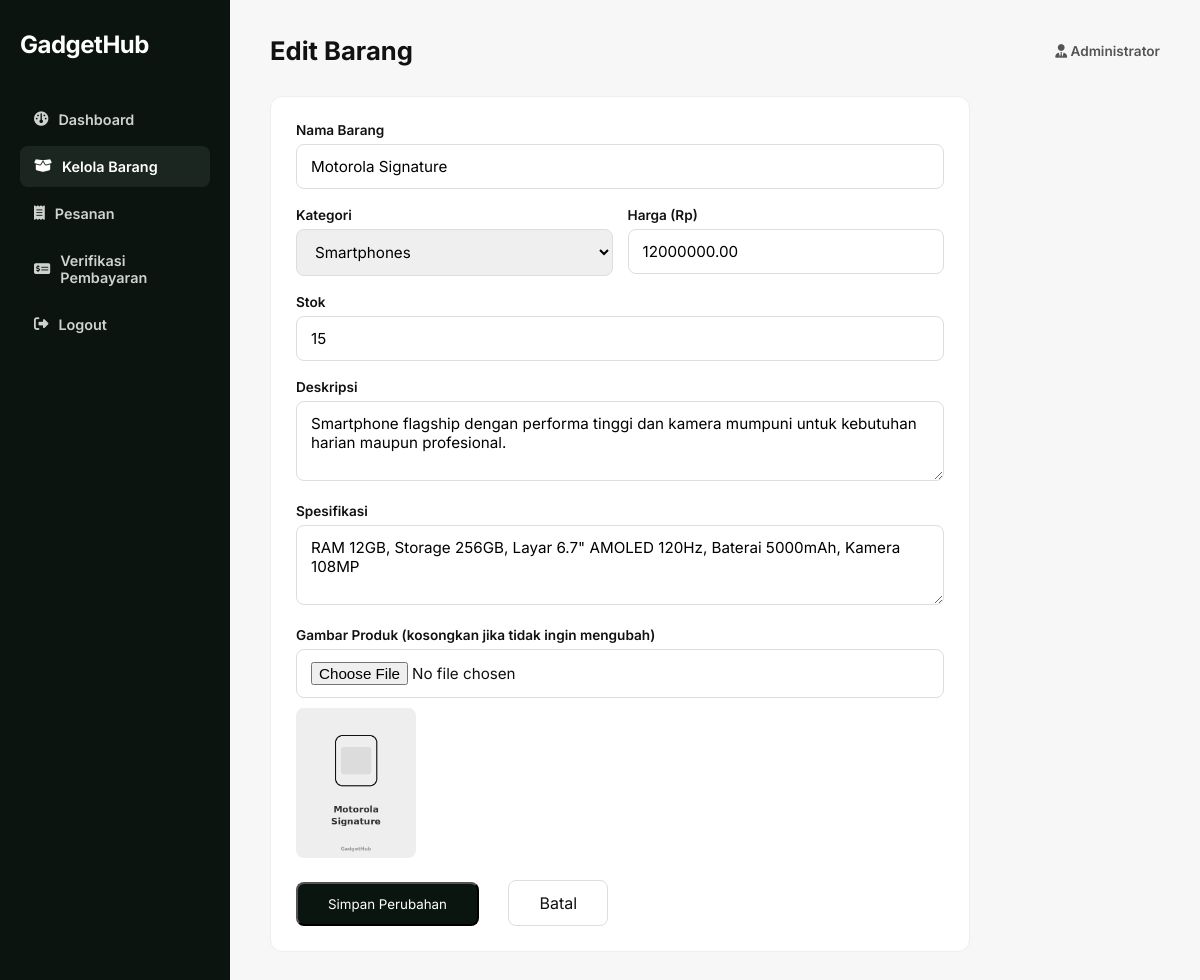
Screenshot of /admin/product_form.php?page=admin-product-edit&id=1 (signed in) with the database file from the repository.
### tables this page shows
CREATE TABLE barang (
    id_barang INT AUTO_INCREMENT PRIMARY KEY,
    nama_barang VARCHAR(150) NOT NULL,
    kategori_barang VARCHAR(50) NOT NULL,
    deskripsi TEXT NULL,
    spesifikasi TEXT NULL,
    harga_barang DECIMAL(12,2) NOT NULL DEFAULT 0,
    stok INT NOT NULL DEFAULT 0,
    gambar VARCHAR(255) DEFAULT 'no-image.png',
    id_admin INT NULL,
    created_at TIMESTAMP DEFAULT CURRENT_TIMESTAMP,
    FOREIGN KEY (id_admin) REFERENCES admin(id_admin) ON DELETE SET NULL
);

### includes/helpers.php (called while the page is built, shortened)
<?php
function base_url(string $path = ''): string
{
    return BASE_URL . '/' . ltrim($path, '/');
}
function asset(string $path): string
{
    return base_url('assets/' . ltrim($path, '/'));
}
function e(string $text): string
{
    return htmlspecialchars($text, ENT_QUOTES, 'UTF-8');
}
function product_image(?string $gambar): string
{
    return asset('img/products/' . ltrim($gambar, '/'));
}
function old(string $key, $default = '')
{
    return e($_SESSION['old'][$key] ?? $default);
}

### admin/product_form.php (the view, shortened to what this page needs)
<?php
require_once __DIR__ . '/../config/koneksi.php';
require_once __DIR__ . '/../includes/helpers.php';
$isEdit=(($_GET['page']??'')==='admin-product-edit'); $id=(int)($_GET['id']??0); $product=null; if($isEdit){$stmt=$koneksi->prepare('SELECT * FROM barang WHERE id_barang=?');$stmt->execute([$id]);$product=$stmt->fetch();if(!$product){set_flash('error','Barang tidak ditemukan.');redirect('admin/products.php');}}
?>
<?php
$isEdit = !empty($product);
?>
<?php include __DIR__ . '/../includes/layouts/admin_header.php'; ?>
<div class="admin-card" style="max-width:700px;">
    <form method="post"
          action="<?= base_url('admin/product_form.php?page=' . ($isEdit ? 'admin-product-edit&id=' . $product['id_barang'] : 'admin-product-add')) ?>"
          enctype="multipart/form-data">
        <div class="form-group">
            <label>Nama Barang</label>
            <input type="text" name="nama_barang" value="<?= old('nama_barang', $product['nama_barang'] ?? '') ?>" required>
        </div>
        <div class="form-row">
            <div class="form-group">
                <label>Kategori</label>
                <select name="kategori_barang" required>
                    <?php foreach (['Smartphones','Laptops','Audio','Wearables','Accessories'] as $cat): ?>
                        <option value="<?= $cat ?>" <?= (($product['kategori_barang'] ?? '') === $cat) ? 'selected' : '' ?>><?= $cat ?></option>
                    <?php endforeach; ?>
                </select>
            </div>
            <div class="form-group">
                <label>Harga (Rp)</label>
                <input type="number" name="harga_barang" value="<?= old('harga_barang', $product['harga_barang'] ?? '') ?>" min="0" required>
            </div>
        </div>
        <div class="form-group">
            <label>Stok</label>
            <input type="number" name="stok" value="<?= old('stok', $product['stok'] ?? 0) ?>" min="0" required>
        </div>
        <div class="form-group">
            <label>Deskripsi</label>
            <textarea name="deskripsi"><?= old('deskripsi', $product['deskripsi'] ?? '') ?></textarea>
        </div>
        <div class="form-group">
            <label>Spesifikasi</label>
            <textarea name="spesifikasi"><?= old('spesifikasi', $product['spesifikasi'] ?? '') ?></textarea>
        </div>
        <div class="form-group">
            <label>Gambar Produk <?= $isEdit ? '(kosongkan jika tidak ingin mengubah)' : '' ?></label>
            <input type="file" id="gambar-input" name="gambar" accept="image/*" <?= $isEdit ? '' : 'required' ?>>
            <img id="gambar-preview" src="<?= product_image($product['gambar'] ?? null) ?>"
                 style="<?= $isEdit ? '' : 'display:none;' ?>margin-top:10px;width:120px;border-radius:8px;">
        </div>
        <button type="submit" class="btn-primary" style="padding:12px 30px;border-radius:8px;">
            <?= $isEdit ? 'Simpan Perubahan' : 'Tambah Barang' ?>
        </button>
        <a href="<?= base_url('admin/products.php') ?>" class="btn-secondary" style="padding:12px 30px;border-radius:8px;margin-left:10px;">
            Batal
        </a>
    </form>
</div>
<?php include __DIR__ . '/../includes/layouts/admin_footer.php'; ?>

### assets/css/style.css (style rules this page uses)
* { margin: 0; padding: 0; box-sizing: border-box; font-family: 'Inter', sans-serif; }
body { background-color: #ffffff; color: #111; }
.btn-primary { background-color: #0b1510; color: white; margin-right: 15px; }
.btn-secondary { background-color: #fff; color: #111; border: 1px solid #ccc !important; }
.form-group { margin-bottom: 18px; }
.form-group label { display: block; font-size: 0.85rem; font-weight: 600; margin-bottom: 6px; }
.form-group input, .form-group select, .form-group textarea { width: 100%; padding: 12px 14px; border: 1px solid #ddd; border-radius: 8px; font-size: 0.95rem; font-family: inherit; }
.form-group textarea { resize: vertical; min-height: 80px; }
.form-row { display: flex; gap: 15px; }
.form-row .form-group { flex: 1; }
.admin-body { background: #f7f7f8; min-height: 100vh; }
.admin-card { background: #fff; border-radius: 12px; border: 1px solid #eee; padding: 25px; margin-bottom: 25px; }
.btn-primary, .btn-secondary { text-decoration: none; display: inline-block; text-align: center; }
.btn-secondary { background: #fff; color: #111; border: 1px solid #ddd !important; }

### rows the page displays
barang: nama_barang "Motorola Signature", kategori_barang "Smartphones", harga_barang "12000000.00", stok "15", deskripsi "Smartphone flagship dengan performa tinggi dan kamera mumpuni untuk kebutuhan harian maupun profesional.", spesifikasi "RAM 12GB, Storage 256GB, Layar 6.7\" AMOLED 120Hz, Baterai 5000mAh, Kamera 108MP", gambar (picture)

### other values shown
APP_NAME "GadgetHub"
$pageTitle "Edit Barang"
current_admin()['nama'] "Administrator"
